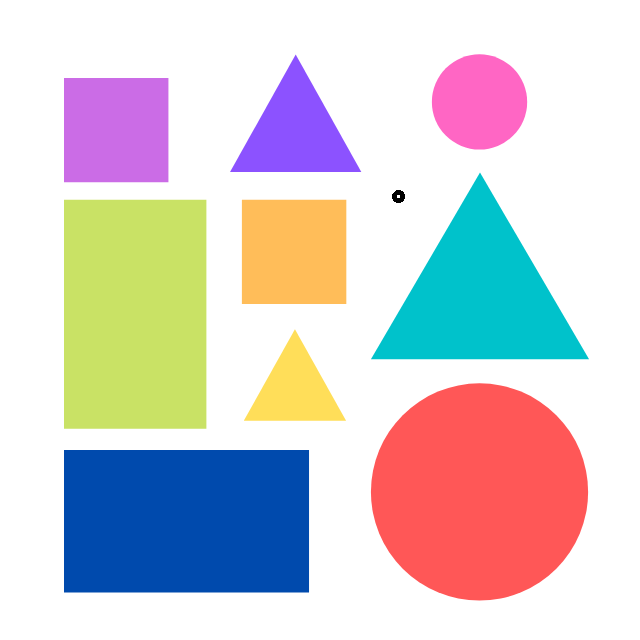
#> input picture shapes.png, 640 x 640 px, given in place of the camera
$ python stack.py
#> lines starting #> are read from the running program, lines starting #| are printed output that depends on the picture; after the words box and inside, x2 and y2 are one past the last pixel; in counts of white or black regions, pixels touching at a corner belong together
import cv2
import cvzone

cap = cv2.VideoCapture(0)

# Start an infinite loop to continually capture frames
while True:
    # Read image from the camera
    success, img = cap.read()
#> img is the input picture: shape (640, 640, 3); mean B, G, R 209.9, 207, 212.7

    # Convert image to grayscale
    imgGrey = cv2.cvtColor(img, cv2.COLOR_BGR2GRAY)
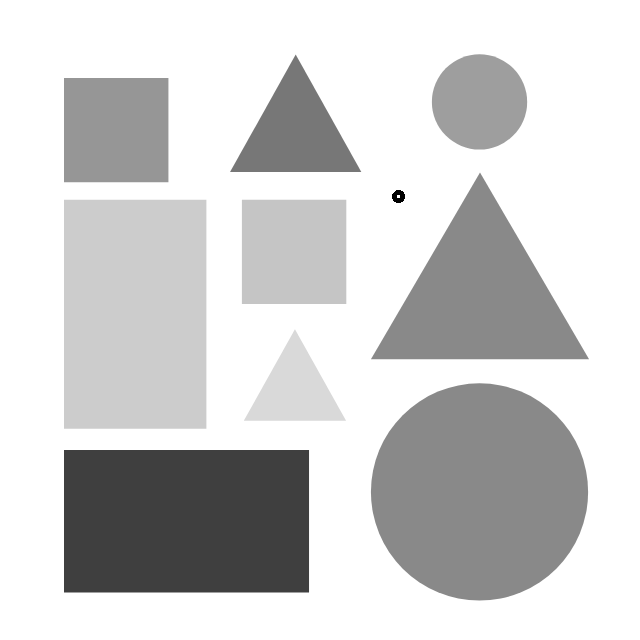
#> imgGrey: shape (640, 640); min 0, max 255, mean 209

    # Resize the image to be smaller
    imgSmall = cv2.resize(img, (0, 0), None, 0.1, 0.1)
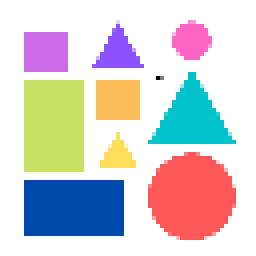
#> imgSmall: shape (64, 64, 3) (shown 4 times larger); mean B, G, R 209, 206.7, 212.3

    # Resize the image to be larger
    imgLarger = cv2.resize(img, (0, 0), None, 3, 3)

    # Apply Canny edge detection on the grayscale
    imgGreyCanny = cv2.Canny(imgGrey, 50, 150)
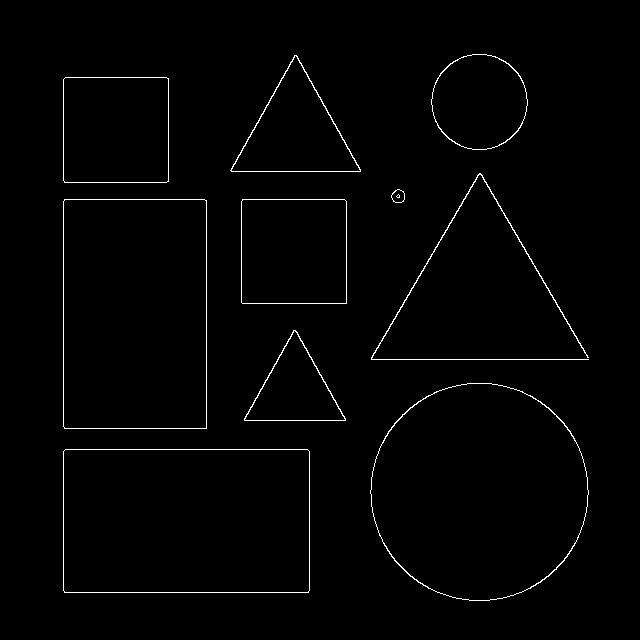
#> imgGreyCanny: shape (640, 640); 1.3% white in thin lines or dots, all inside (x1, y1, x2, y2) = (63, 54, 589, 601)

    # Convert the image to HSV color space
    imgHSV = cv2.cvtColor(img, cv2.COLOR_BGR2HSV)
#> imgHSV: shape (640, 640, 3); mean H, S, V 26.7, 76.6, 242.4

    img_list = [img, imgGrey, imgGreyCanny, imgHSV, imgSmall, imgLarger]

    # Stack the images together using cvzone stackImages function
    stackedImg = cvzone.stackImages(img_list, 2, 0.7)
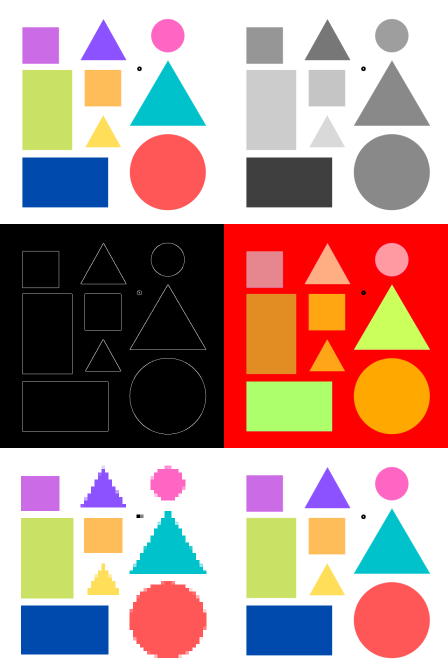
#> stackedImg: shape (1344, 896, 3) (shown at 1/2 size); mean of channels 0, 1, 2 144.6, 151.6, 182; drawn as B, G, R

    # Display the stacked image
    cv2.imshow("Stacked Images", stackedImg)

    # Break the loop if 'q' is pressed
    if cv2.waitKey(1) & 0xFF == ord('q'):
#> (key q is pressed here)
        break

# Release the capture object and close the window
cap.release()
cv2.destroyAllWindows()
